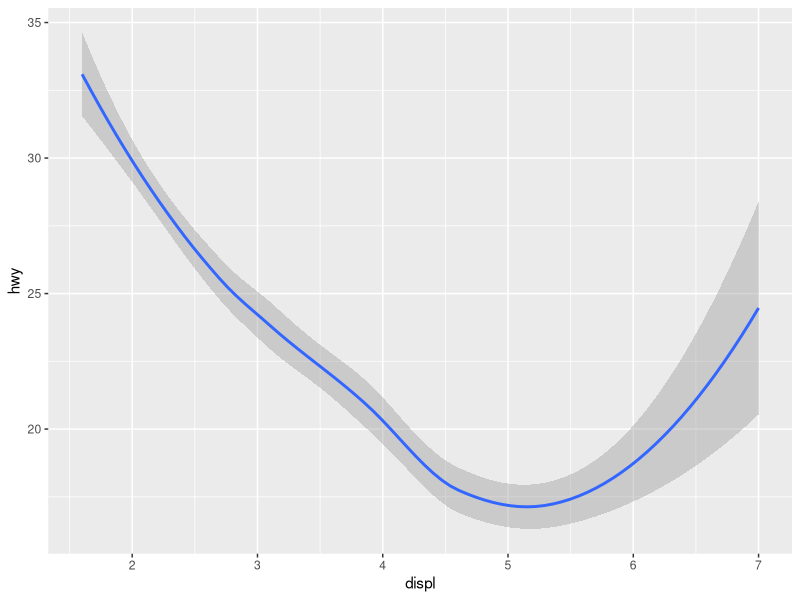
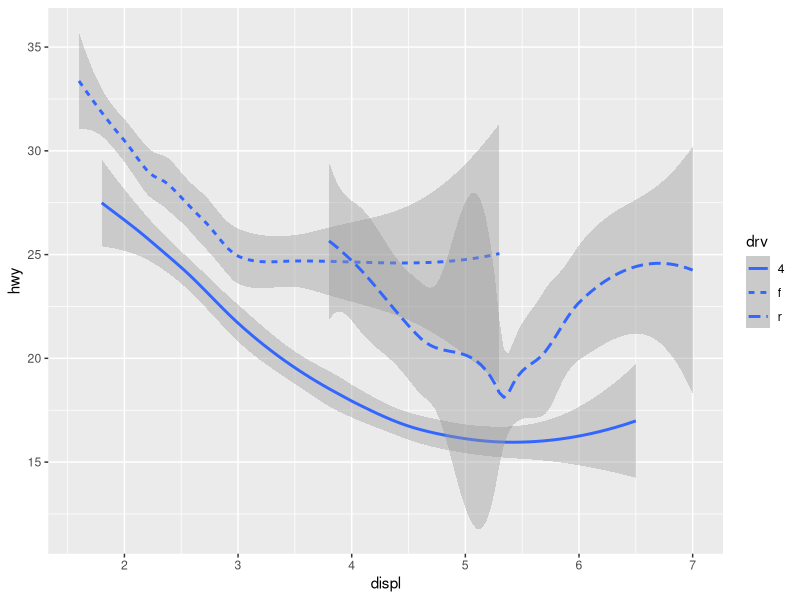
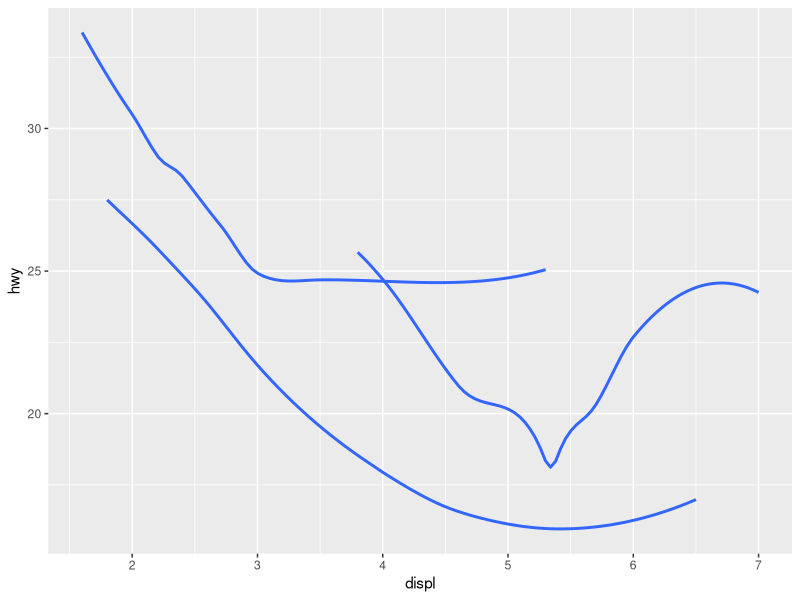
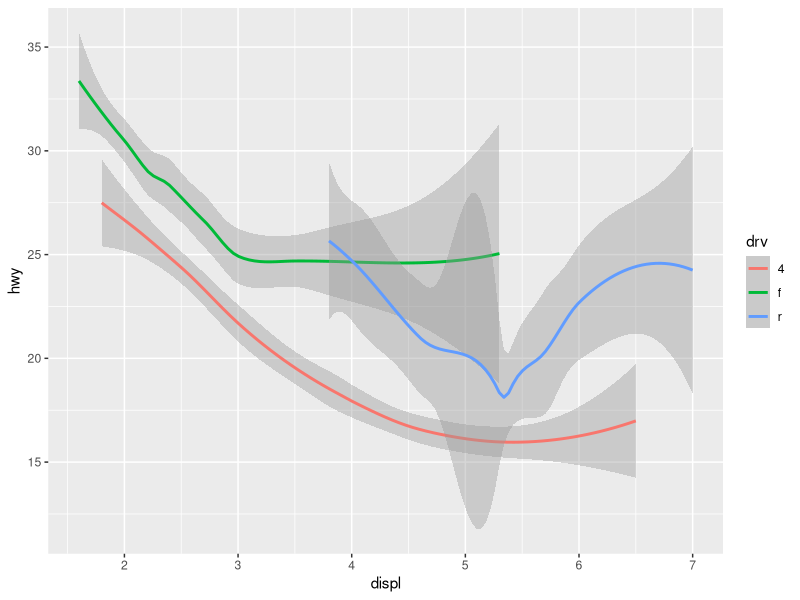
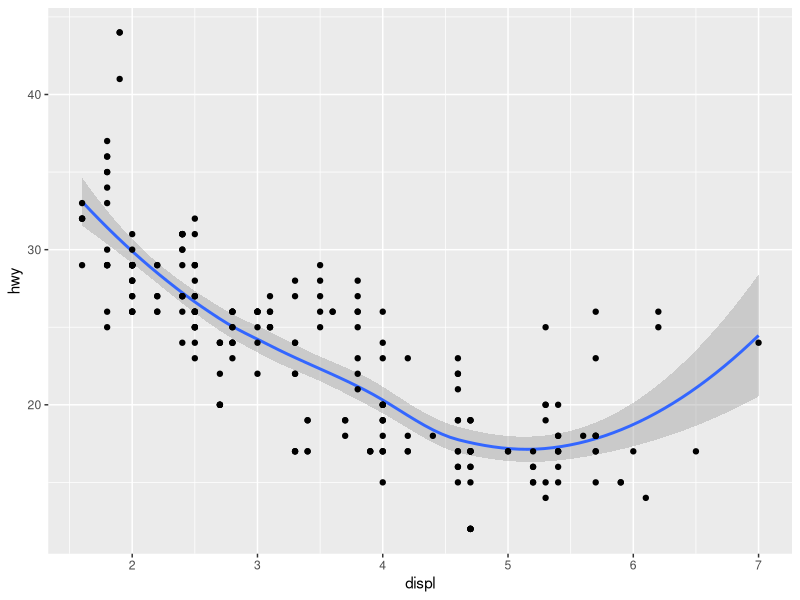
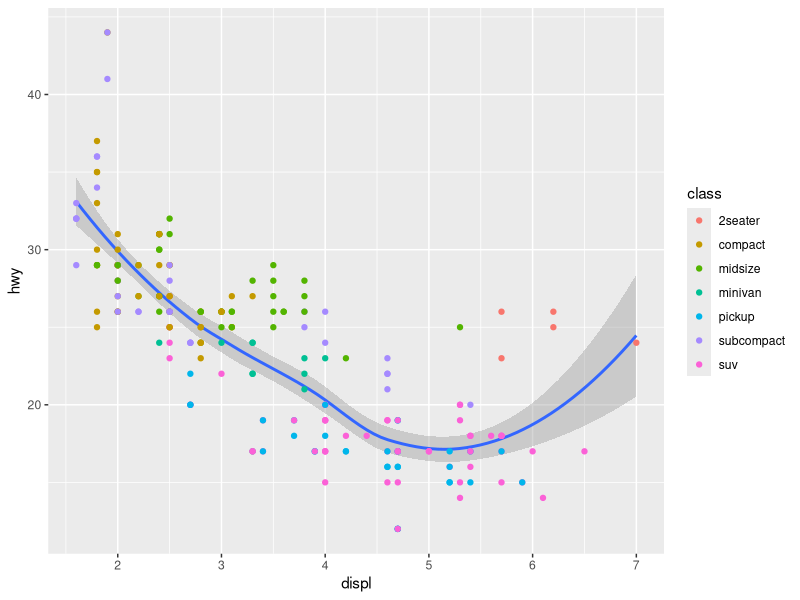
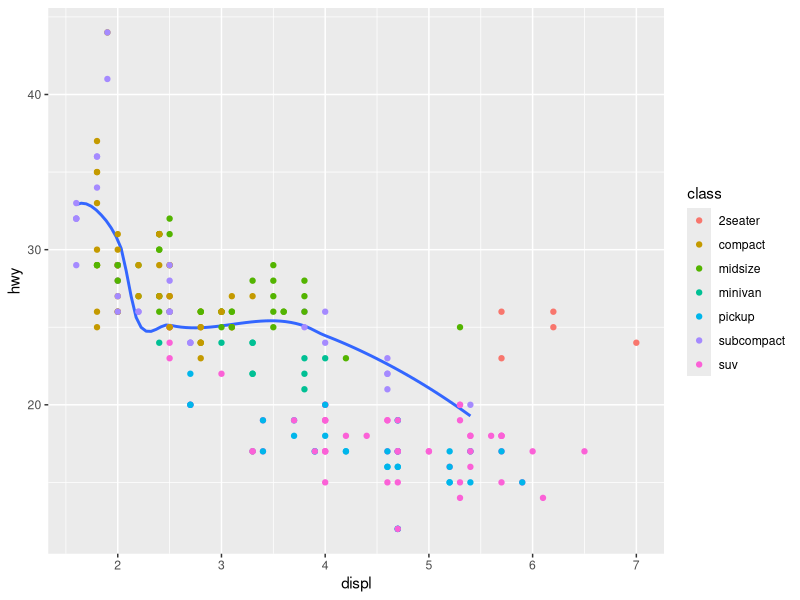
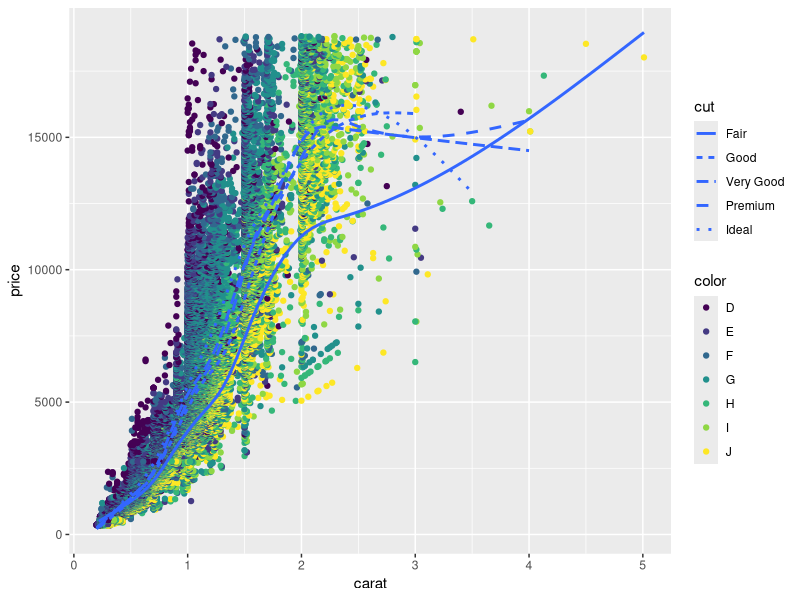

R code for these plots, in order:
library("tidyverse")
#Geometric Objects
#Curve fitting
ggplot(data = mpg) +
    geom_smooth(mapping = aes(x = displ, y =hwy))

ggplot(data = mpg) +
    geom_smooth(mapping = aes(x = displ, y =hwy, linetype = drv))

ggplot(data = mpg) +
    geom_smooth(mapping = aes(x = displ, y =hwy, group = drv), se = FALSE) 

ggplot(data = mpg) +
    geom_smooth(mapping = aes(x = displ, y =hwy, color = drv)) 

#Display multiple geoms in the same plot
ggplot(data = mpg) +
    geom_smooth(mapping = aes(x = displ, y =hwy)) +
    geom_point(mapping = aes(x = displ, y =hwy))

ggplot(data = mpg, aes(x = displ, y =hwy)) +
    geom_smooth() +
    geom_point(aes(color = class))

ggplot(data = mpg, aes(x = displ, y =hwy)) +
    geom_smooth(
        data = filter(mpg, class == "subcompact"),
        se = FALSE #Do not show confidence area
    ) +
    geom_point(aes(color = class))

#Exercise
ggplot(data = diamonds, aes(x = carat, y = price, linetype = cut)) +
    geom_point(aes(color = color)) + 
    geom_smooth(se = FALSE)
